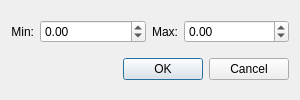
<?xml version="1.0" encoding="UTF-8"?>
<ui version="4.0">
 <class>AxisRangeDialog</class>
 <widget class="QDialog" name="AxisRangeDialog">
  <property name="geometry">
   <rect>
    <x>0</x>
    <y>0</y>
    <width>300</width>
    <height>100</height>
   </rect>
  </property>
  <property name="windowTitle">
   <string>Set Axis Range</string>
  </property>
  <layout class="QVBoxLayout" name="verticalLayout">
   <item>
    <layout class="QHBoxLayout" name="horizontalLayout">
     <item>
      <widget class="QLabel" name="label">
       <property name="text">
        <string>Min:</string>
       </property>
       <property name="alignment">
        <set>Qt::AlignRight|Qt::AlignTrailing|Qt::AlignVCenter</set>
       </property>
      </widget>
     </item>
     <item>
      <widget class="QDoubleSpinBox" name="doubleSpinBox_min">
       <property name="sizePolicy">
        <sizepolicy hsizetype="Expanding" vsizetype="Fixed">
         <horstretch>0</horstretch>
         <verstretch>0</verstretch>
        </sizepolicy>
       </property>
       <property name="minimum">
        <double>-9999999999.000000000000000</double>
       </property>
       <property name="maximum">
        <double>9999999999.000000000000000</double>
       </property>
      </widget>
     </item>
     <item>
      <widget class="QLabel" name="label_2">
       <property name="text">
        <string>Max:</string>
       </property>
       <property name="alignment">
        <set>Qt::AlignRight|Qt::AlignTrailing|Qt::AlignVCenter</set>
       </property>
      </widget>
     </item>
     <item>
      <widget class="QDoubleSpinBox" name="doubleSpinBox_max">
       <property name="sizePolicy">
        <sizepolicy hsizetype="Expanding" vsizetype="Fixed">
         <horstretch>0</horstretch>
         <verstretch>0</verstretch>
        </sizepolicy>
       </property>
       <property name="minimum">
        <double>-9999999999.000000000000000</double>
       </property>
       <property name="maximum">
        <double>9999999999.000000000000000</double>
       </property>
      </widget>
     </item>
    </layout>
   </item>
   <item>
    <widget class="QDialogButtonBox" name="buttonBox">
     <property name="orientation">
      <enum>Qt::Horizontal</enum>
     </property>
     <property name="standardButtons">
      <set>QDialogButtonBox::Cancel|QDialogButtonBox::Ok</set>
     </property>
    </widget>
   </item>
  </layout>
 </widget>
 <resources/>
 <connections>
  <connection>
   <sender>buttonBox</sender>
   <signal>accepted()</signal>
   <receiver>AxisRangeDialog</receiver>
   <slot>accept()</slot>
   <hints>
    <hint type="sourcelabel">
     <x>248</x>
     <y>254</y>
    </hint>
    <hint type="destinationlabel">
     <x>157</x>
     <y>274</y>
    </hint>
   </hints>
  </connection>
  <connection>
   <sender>buttonBox</sender>
   <signal>rejected()</signal>
   <receiver>AxisRangeDialog</receiver>
   <slot>reject()</slot>
   <hints>
    <hint type="sourcelabel">
     <x>316</x>
     <y>260</y>
    </hint>
    <hint type="destinationlabel">
     <x>286</x>
     <y>274</y>
    </hint>
   </hints>
  </connection>
 </connections>
</ui>
